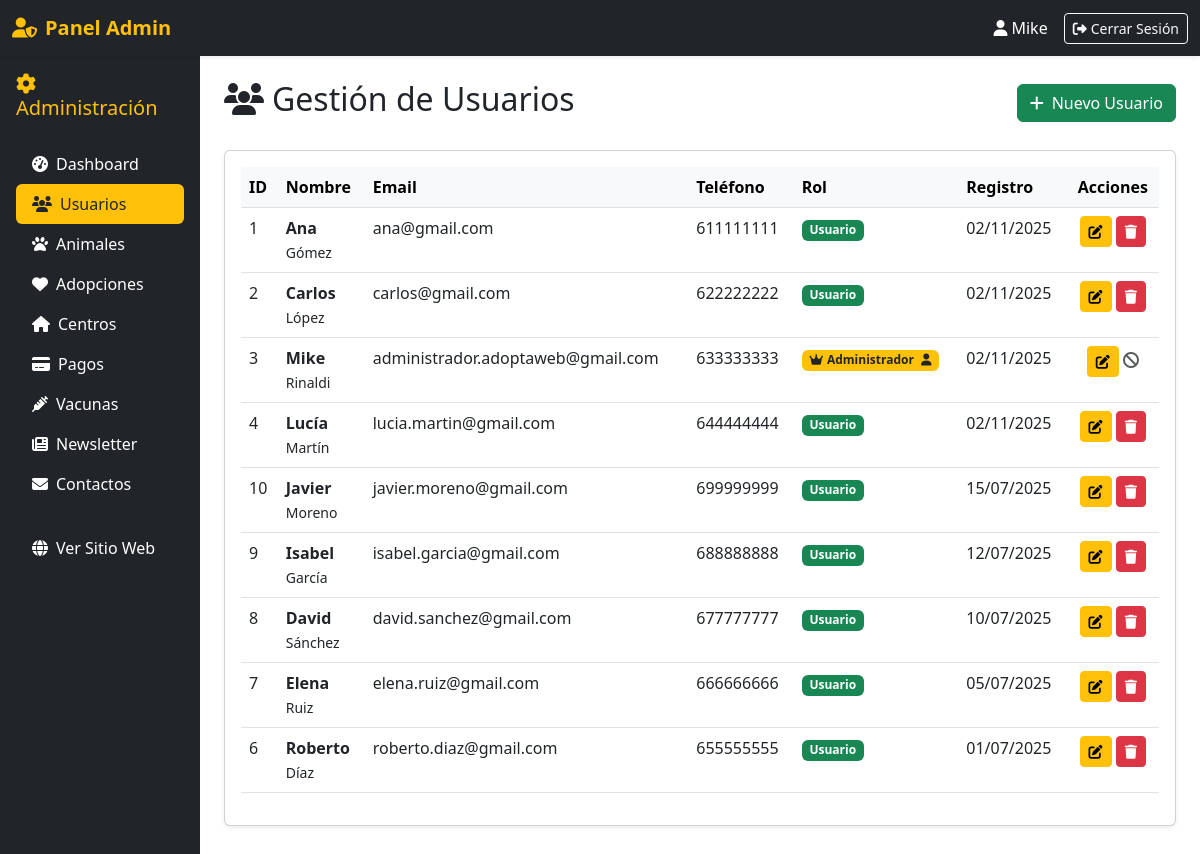
Page /admin/usuarios.php (signed in) on the committed database.
### tables this page shows
CREATE TABLE `usuarios` (
  `id_usuario` int(11) NOT NULL,
  `nombre` varchar(100) NOT NULL,
  `apellido` varchar(100) DEFAULT NULL,
  `email` varchar(150) NOT NULL,
  `password_hash` varchar(255) NOT NULL,
  `telefono` varchar(20) DEFAULT NULL,
  `direccion` varchar(255) DEFAULT NULL,
  `tarjeta_last4` char(4) DEFAULT NULL,
  `fecha_registro` datetime DEFAULT current_timestamp(),
  `id_rol` int(11) DEFAULT 2
);

CREATE TABLE `roles` (
  `id_rol` int(11) NOT NULL,
  `nombre_rol` varchar(50) DEFAULT NULL
);

### admin/usuarios.php (the view, shortened to what this page needs)
<?php
require_once '../includes/config.php';
$pagina = isset($_GET['pagina']) ? (int)$_GET['pagina'] : 1;
$por_pagina = 15;
$inicio = ($pagina - 1) * $por_pagina;
$stmt = $pdo->prepare("SELECT u.*, r.nombre_rol FROM usuarios u LEFT JOIN roles r ON u.id_rol = r.id_rol ORDER BY u.fecha_registro DESC LIMIT :inicio, :por_pagina");
$stmt->bindValue(':inicio', $inicio, PDO::PARAM_INT);
$stmt->bindValue(':por_pagina', $por_pagina, PDO::PARAM_INT);
$stmt->execute();
$usuarios = $stmt->fetchAll();
?>
<!DOCTYPE html>
<html lang="es">
<head>
    <link href="https://cdn.jsdelivr.net/npm/bootstrap@5.3.0/dist/css/bootstrap.min.css" rel="stylesheet">
    <link rel="stylesheet" href="https://cdnjs.cloudflare.com/ajax/libs/font-awesome/6.4.0/css/all.min.css">
</head>
<body>
<?php include 'header.php'; ?>
<div class="container-fluid">
    <div class="row">
        <?php include 'sidebar.php'; ?>
        <div class="col-md-10 p-4">
            <div class="d-flex justify-content-between align-items-center mb-4">
                <h2><i class="fas fa-users me-2"></i>Gestión de Usuarios</h2>
                <a href="usuarios.php?accion=nuevo" class="btn btn-success">
                    <i class="fas fa-plus me-2"></i>Nuevo Usuario
                </a>
            </div>
            <div class="card shadow-sm">
                <div class="card-body">
                    <div class="table-responsive">
                        <table class="table table-hover">
                            <thead class="table-light">
                                <tr>
                                    <th>ID</th>
                                    <th>Nombre</th>
                                    <th>Email</th>
                                    <th>Teléfono</th>
                                    <th>Rol</th>
                                    <th>Registro</th>
                                    <th class="text-center">Acciones</th>
                                </tr>
                            </thead>
                            <tbody>
                                <?php foreach ($usuarios as $usuario):
                                    $es_mi_usuario = ($usuario['id_usuario'] == $_SESSION['user_id']);
                                ?>
                                <tr>
                                    <td><?= $usuario['id_usuario'] ?></td>
                                    <td>
                                        <strong><?= htmlspecialchars($usuario['nombre']) ?></strong>
                                        <?php if (!empty($usuario['apellido'])): ?>
                                            <br><small><?= htmlspecialchars($usuario['apellido']) ?></small>
                                        <?php endif; ?>
                                    </td>
                                    <td><?= htmlspecialchars($usuario['email']) ?></td>
                                    <td><?= htmlspecialchars($usuario['telefono'] ?? 'No registrado') ?></td>
                                    <td>
                                        <?php if ($usuario['id_rol'] == 1): ?>
                                            <span class="badge bg-warning text-dark">
                                                <i class="fas fa-crown me-1"></i><?= $usuario['nombre_rol'] ?>
                                                <?php if ($es_mi_usuario): ?>
                                                    <i class="fas fa-user ms-1" title="Eres tú"></i>
                                                <?php endif; ?>
                                            </span>
                                        <?php else: ?>
                                            <span class="badge bg-success"><?= $usuario['nombre_rol'] ?></span>
                                        <?php endif; ?>
                                    </td>
                                    <td><?= date('d/m/Y', strtotime($usuario['fecha_registro'])) ?></td>
                                    <td class="text-center">
                                        <a href="usuarios.php?accion=editar&id=<?= $usuario['id_usuario'] ?>"
                                           class="btn btn-sm btn-warning"
                                           title="Editar usuario">
                                            <i class="fas fa-edit"></i>
                                        </a>
                                        <?php if (!$es_mi_usuario): ?>
                                            <form method="POST" class="d-inline" onsubmit="return confirm('¿Estás seguro de eliminar a <?= htmlspecialchars($usuario['nombre']) ?>? Esta acción no se puede deshacer.');">
                                                <button type="submit" name="eliminar_usuario" class="btn btn-sm btn-danger" title="Eliminar usuario">
                                                    <i class="fas fa-trash"></i>
                                                </button>
                                            </form>
                                        <?php else: ?>
                                            <span class="text-muted" title="No puedes eliminarte a ti mismo">
                                                <i class="fas fa-ban"></i>
                                            </span>
                                        <?php endif; ?>
                                    </td>
                                </tr>
                                <?php endforeach; ?>
                            </tbody>
                        </table>
                    </div>
                </div>
            </div>
        </div>
    </div>
</div>
</body>
</html>

### rows in the picture
usuarios: id_usuario "1", nombre "Ana", apellido "Gómez", email "ana@gmail.com", telefono "611111111", id_rol.nombre_rol "Usuario", fecha_registro "02/11/2025"
usuarios: id_usuario "2", nombre "Carlos", apellido "López", email "carlos@gmail.com", telefono "622222222", id_rol.nombre_rol "Usuario", fecha_registro "02/11/2025"
usuarios: id_usuario "3", nombre "Mike", apellido "Rinaldi", email "administrador.adoptaweb@gmail.com", telefono "633333333", id_rol.nombre_rol "Administrador", fecha_registro "02/11/2025"
usuarios: id_usuario "4", nombre "Lucía", apellido "Martín", email "lucia.martin@gmail.com", telefono "644444444", id_rol.nombre_rol "Usuario", fecha_registro "02/11/2025"
usuarios: id_usuario "10", nombre "Javier", apellido "Moreno", email "javier.moreno@gmail.com", telefono "699999999", id_rol.nombre_rol "Usuario", fecha_registro "15/07/2025"
usuarios: id_usuario "9", nombre "Isabel", apellido "García", email "isabel.garcia@gmail.com", telefono "688888888", id_rol.nombre_rol "Usuario", fecha_registro "12/07/2025"
usuarios: id_usuario "8", nombre "David", apellido "Sánchez", email "david.sanchez@gmail.com", telefono "677777777", id_rol.nombre_rol "Usuario", fecha_registro "10/07/2025"
usuarios: id_usuario "7", nombre "Elena", apellido "Ruiz", email "elena.ruiz@gmail.com", telefono "666666666", id_rol.nombre_rol "Usuario", fecha_registro "05/07/2025"
usuarios: id_usuario "6", nombre "Roberto", apellido "Díaz", email "roberto.diaz@gmail.com", telefono "655555555", id_rol.nombre_rol "Usuario", fecha_registro "01/07/2025"

### other values in the picture
$_SESSION['user_name'] "Mike"
